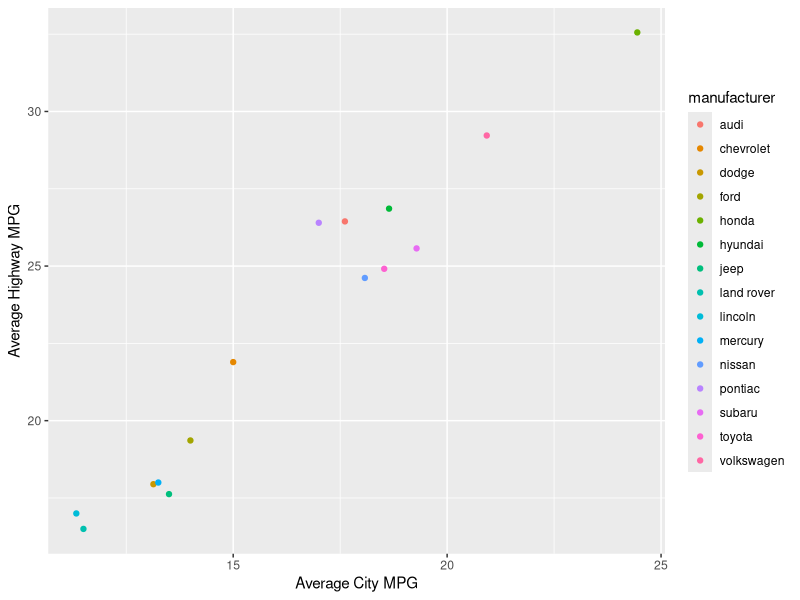

The R script that drew this image:
# for plotting and the data set
library(ggplot2)

# for filtering, arranging and summarising the data
library(dplyr)

# (1) create you own copy of the tibble
my_mpg <- mpg

# (2) show the top five cars with the highest city miles per gallon
arrange(my_mpg,desc(cty))

# (3) Reduce the number of variables to 4
my_mpg2 <- select(my_mpg,manufacturer,model,year,cty, hwy)

# (4) Get the summary of cty and hwy (averages over all manufacturers)
summ <- my_mpg %>% 
          group_by(manufacturer) %>%
          summarise(AvrCty=mean(cty),
                    AvrHwy=mean(hwy))

# (5) Plot using ggplot2
ggplot(summ,aes(x=AvrCty,y=AvrHwy,colour=manufacturer)) + 
  geom_point()+xlab("Average City MPG") + 
  ylab("Average Highway MPG")
